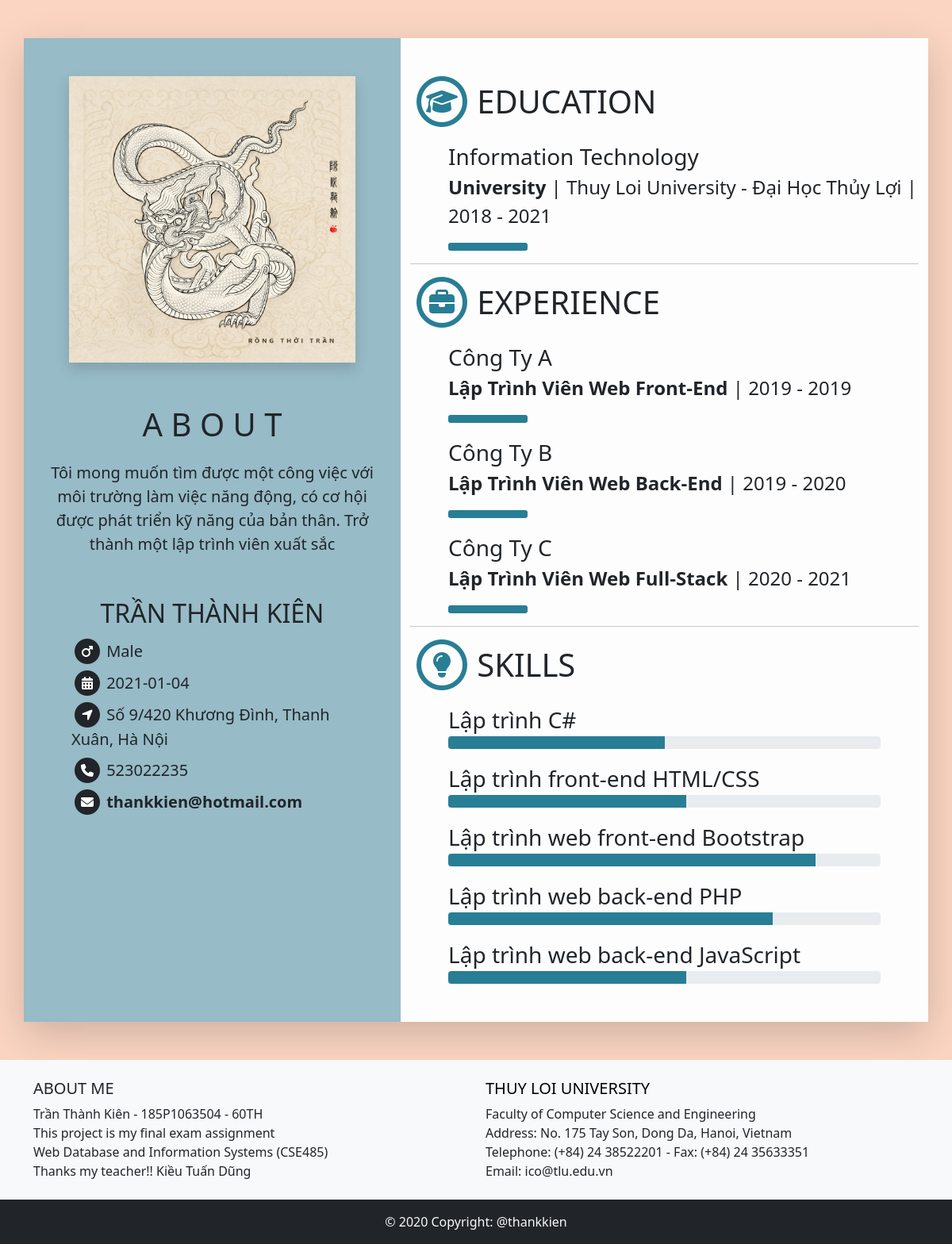
Page /view.php?id=1 on the committed database.
### tables this page shows
CREATE TABLE `users` (
  `user_id` int(10) UNSIGNED NOT NULL,
  `username` varchar(50) NOT NULL,
  `email` varchar(100) NOT NULL,
  `password` varchar(255) NOT NULL,
  `status` tinyint(1) UNSIGNED NOT NULL,
  `created_at` date NOT NULL DEFAULT current_timestamp(),
  `sec_code` int(8) UNSIGNED NOT NULL,
  `avatar` varchar(100) NOT NULL DEFAULT 'default-ava.png'
);

CREATE TABLE `informations` (
  `info_id` int(10) UNSIGNED NOT NULL,
  `fullname` varchar(50) NOT NULL,
  `birthday` date NOT NULL,
  `gender` enum('male','female') NOT NULL,
  `about` varchar(255) NOT NULL,
  `cv_id` int(10) UNSIGNED NOT NULL
);

CREATE TABLE `contacts` (
  `cont_id` int(10) UNSIGNED NOT NULL,
  `email` varchar(100) NOT NULL,
  `phone` int(10) UNSIGNED NOT NULL,
  `city` varchar(50) NOT NULL,
  `district` varchar(50) NOT NULL,
  `address1` varchar(100) NOT NULL,
  `address2` varchar(100) DEFAULT NULL,
  `cv_id` int(10) UNSIGNED NOT NULL
);

CREATE TABLE `educations` (
  `edu_id` int(10) UNSIGNED NOT NULL,
  `type_edu` varchar(50) NOT NULL,
  `name` varchar(100) NOT NULL,
  `spec` varchar(100) NOT NULL,
  `y_from` int(4) UNSIGNED NOT NULL,
  `y_to` int(4) UNSIGNED NOT NULL,
  `cv_id` int(10) UNSIGNED NOT NULL
);

CREATE TABLE `experiences` (
  `exp_id` int(10) UNSIGNED NOT NULL,
  `name` varchar(100) NOT NULL,
  `pos` varchar(100) NOT NULL,
  `y_from` int(4) UNSIGNED NOT NULL,
  `y_to` int(4) UNSIGNED NOT NULL,
  `cv_id` int(10) UNSIGNED NOT NULL
);

CREATE TABLE `skills` (
  `skill_id` int(10) UNSIGNED NOT NULL,
  `name` varchar(100) NOT NULL,
  `score` int(3) UNSIGNED NOT NULL,
  `cv_id` int(10) UNSIGNED NOT NULL
);

### view.php (the view, shortened to what this page needs)
<!DOCTYPE html>
<html lang="en">
<head>
    <link href="https://cdn.jsdelivr.net/npm/bootstrap@5.0.0-beta1/dist/css/bootstrap.min.css" rel="stylesheet">
    <link rel="stylesheet" href="css/view.css">
</head>
<body>
    <?php
    include("connection.php");
    $user_id = $_GET["id"];
    $result = mysqli_fetch_row(mysqli_query($conn, "SELECT `cv_id` FROM `table_cv` WHERE `user_id` = $user_id;"));
    if (isset($result[0])) {
        $cv_id = $result[0];
        $avatar = mysqli_fetch_row(mysqli_query($conn, "SELECT `avatar` FROM `users` WHERE `user_id` = $user_id;"));
        $info = mysqli_fetch_row(mysqli_query($conn, "SELECT * FROM `informations` WHERE `cv_id` = $cv_id;"));
        $cont = mysqli_fetch_row(mysqli_query($conn, "SELECT * FROM `contacts` WHERE `cv_id` = $cv_id;"));
        $eduList = mysqli_fetch_all(mysqli_query($conn, "SELECT * FROM `educations` WHERE `cv_id` = $cv_id;"));
        $expList = mysqli_fetch_all(mysqli_query($conn, "SELECT * FROM `experiences` WHERE `cv_id` = $cv_id;"));
        $skillList = mysqli_fetch_all(mysqli_query($conn, "SELECT * FROM `skills` WHERE `cv_id` = $cv_id;"));
    ?>
        <div class="container shadow-lg my-md-5 mb-1">
            <div class="row">
                <div class="col-md-5 col-xl-5" style="background-color: #97bbc7;">
                    <div id="avatar">
                        <img src="img/avatar/<?php echo $avatar[0]; ?>" alt="avatar" class="d-block mx-auto my-5 shadow" width="80%" height="auto">
                    </div>
                    <div id="about">
                        <div id="title" class="text-uppercase fs-1 text-center mt-5 mb-3">A b o u t</div>
                        <p class="mx-3 text-center fs-5"><?php echo $info[4]; ?></p>
                    </div>
                    <div class="text-uppercase fs-2 text-center mt-5"><?php echo $info[1]; ?></div>
                    <div id="info" class="mx-3 my-2 mx-lg-5 mb-5">
                        <div id="gender">
                            <span class="fa-stack fa-1x">
                                <i class="fas fa-circle fa-stack-2x"></i>
                                <?php echo ($info[3] == "male") ? "<i class='fas fa-mars fa-stack-1x fa-inverse'></i>" : "<i class='fas fa-venus fa-stack-1x fa-inverse'></i>"; ?>
                            </span>
                            <span class="text-capitalize fs-5 align-middle"><?php echo (1 == 1) ? "male" : "female"; ?></span>
                        </div>
                        <div id="bỉthday" class="my-2">
                            <span class="fa-stack fa-1x">
                                <i class="fas fa-circle fa-stack-2x"></i>
                                <i class="fas fa-calendar-alt fa-stack-1x fa-inverse"></i>
                            </span>
                            <span class="fs-5 align-middle"><?php echo $info[2]; ?></span>
                        </div>
                        <div id="address" class="my-2">
                            <span class="fa-stack fa-1x">
                                <i class="fas fa-circle fa-stack-2x"></i>
                                <i class="fas fa-location-arrow fa-stack-1x fa-inverse"></i>
                            </span>
                            <span class="text-capitalize fs-5 align-middle"><?php if (!empty($cont[6])){echo "$cont[6], ";} echo "$cont[5], $cont[4], $cont[3]"; ?></span>
                        </div>
                        <div id="phone" class="my-2">
                            <span class="fa-stack fa-1x">
                                <i class="fas fa-circle fa-stack-2x"></i>
                                <i class="fas fa-phone fa-stack-1x fa-inverse"></i>
                            </span>
                            <span class="fs-5 align-middle"><?php echo $cont[2]; ?></span>
                        </div>
                        <div id="email" class="my-2">
                            <span class="fa-stack fa-1x">
                                <i class="fas fa-circle fa-stack-2x"></i>
                                <i class="fas fa-envelope fa-stack-1x fa-inverse"></i>
                            </span>
                            <span class="text-lowercase fw-bold fs-5 align-middle"><?php echo $cont[1]; ?></span>
                        </div>
                    </div>
                </div>
                <div class="col-md-7 col-xl-7" style="background-color: #fdfdfd;">
                    <div class="mt-5">
                        <div class="my-3">
                            <span class="fa-stack fa-2x" style="color: #287e95;">
                                <i class="far fa-circle fa-stack-2x"></i>
                                <i class="fas fa-graduation-cap fa-stack-1x"></i>
                            </span>
                            <span class="text-uppercase fs-1 align-middle">Education</span>
                        </div>
                        <?php
                        foreach ($eduList as $edu) {
                            echo "<div id='edu$edu[0]' class='my-3'>";
                            echo "<div class='text-capitalize ms-5 fs-3'>$edu[3]</div>";
                            echo "<div class='text-capitalize ms-5 fs-4'><strong>$edu[1]</strong> | $edu[2] | $edu[4] - $edu[5]</div>";
                            echo "<div style='width: 100px; background-color: #287e95; border: 5px solid #287e95; border-radius: 3px;' class='ms-5 mt-3'></div>";
                            echo "</div>";
                        } ?>
                        <hr>
                    </div>
                    <div>
                        <div class="my-3">
                            <span class="fa-stack fa-2x" style="color: #287e95;">
                                <i class="far fa-circle fa-stack-2x"></i>
                                <i class="fas fa-briefcase fa-stack-1x"></i>
                            </span>
                            <span class="text-uppercase fs-1 align-middle">Experience</span>
                        </div>
                        <?php
                        foreach ($expList as $exp) {
                            echo "<div id='exp$exp[0]' class='my-3'>";
                            echo "<div class='text-capitalize ms-5 fs-3'>$exp[1]</div>";
                            echo "<div class='text-capitalize ms-5 fs-4'><strong>$exp[2]</strong> | $exp[3] - $exp[4]</div>";
                            echo "<div style='width: 100px; background-color: #287e95; border: 5px solid #287e95; border-radius: 3px;' class='ms-5 mt-3'></div>";
                            echo "</div>";
                        }
                        ?>
                        <hr>
                    </div>
                    <div class="mb-5">
                        <div class="my-3">
                            <span class="fa-stack fa-2x" style="color: #287e95;">
                                <i class="far fa-circle fa-stack-2x"></i>
                                <i class="fas fa-lightbulb fa-stack-1x"></i>
                            </span>
                            <span class="text-uppercase fs-1 align-middle">Skills</span>
                        </div>
                        <?php
                        foreach ($skillList as $skill) {
                            echo "<div id='skill$skill[0]' class='my-3'>";
                            echo "<div class='ms-5 fs-3'>$skill[1]</div>";
                            echo "<div class='progress mx-5'>";
                            echo "<div class='progress-bar' role='progressbar' style='width: $skill[2]%;  background-color: #287e95;' aria-valuenow='25' aria-valuemin='0' aria-valuemax='100'></div>";
                            echo "</div>";
                            echo "</div>";
                        }
                        ?>
                    </div>
                </div>
            </div>
        </div>
    <?php }
    ?>
    <?php include("footer.php"); ?>
</body>
</html>

### footer.php (shortened to what this page needs)
<footer class="footer bg-light text-center text-lg-start">
    <div class="container">
        <div class="row">
            <div class="col-lg-6 col-md-12 my-3 my-md-4">
                <h5 class="text-uppercase">About me</h5>
                <span>
                    Trần Thành Kiên - 185P1063504 - 60TH<br>
                    This project is my final exam assignment<br>
                    Web Database and Information Systems (CSE485)<br>
                    Thanks my teacher!! Kiều Tuấn Dũng
                </span>
            </div>
            <div class="col-lg-6 col-md-12 mb-3 my-md-4">
                <h5 class="text-uppercase"><a href="http://www.tlu.edu.vn/" style="color: black; text-decoration: none">Thuy Loi University</a></h5>
                <span>
                    Faculty of Computer Science and Engineering<br>
                    Address: No. 175 Tay Son, Dong Da, Hanoi, Vietnam<br>
                    Telephone: (+84) 24 38522201 - Fax: (+84) 24 35633351<br>
                    Email: ico@tlu.edu.vn
                </span>
            </div>
        </div>
    </div>
    <div class="text-center p-3 bg-dark text-light">
        © 2020 Copyright: @thankkien
    </div>
</footer>

### css/view.css (style rules this page uses)
body { background-color: #fbd5c2; margin: 0; display: flex; flex-direction: column; min-height: 100vh; }

### rows in the picture
users: avatar (picture)
informations: about "Tôi mong muốn tìm được một công việc với môi trường làm việc năng động, có cơ hội được phát triển kỹ năng của bản thân. Trở thành một lập trình viên xuất sắc", fullname "TRẦN THÀNH KIÊN", birthday "2021-01-04"
contacts: address1 "Số 9/420 Khương Đình", district "Thanh Xuân", city "Hà Nội", phone "523022235", email "thankkien@hotmail.com"
educations: spec "Information Technology", type_edu "University", name "Thuy Loi University - Đại Học Thủy Lợi", y_from "2018", y_to "2021"
experiences: name "Công Ty A", pos "Lập Trình Viên Web Front-End", y_from "2019", y_to "2019"
experiences: name "Công Ty B", pos "Lập Trình Viên Web Back-End", y_from "2019", y_to "2020"
experiences: name "Công Ty C", pos "Lập Trình Viên Web Full-Stack", y_from "2020", y_to "2021"
skills: name "Lập trình C#", score 50 (drawn)
skills: name "Lập trình front-end HTML/CSS", score 55 (drawn)
skills: name "Lập trình web front-end Bootstrap", score 85 (drawn)
skills: name "Lập trình web back-end PHP", score 75 (drawn)
skills: name "Lập trình web back-end JavaScript", score 55 (drawn)
